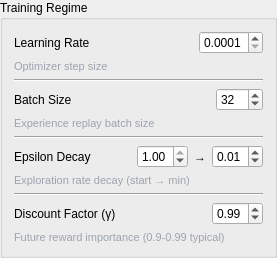
                                <widget class="QGroupBox" name="trainingRegimeGroup">
                                    <property name="title">
                                        <string>Training Regime</string>
                                    </property>
                                    <layout class="QVBoxLayout" name="trainingRegimeLayout">
                                        <!-- Learning Rate -->
                                        <item>
                                            <layout class="QHBoxLayout">
                                                <item>
                                                    <widget class="QLabel" name="learningRateLabel">
                                                        <property name="text">
                                                            <string>Learning Rate</string>
                                                        </property>
                                                    </widget>
                                                </item>
                                                <item>
                                                    <spacer name="horizontalSpacer4">
                                                        <property name="orientation">
                                                            <enum>Qt::Horizontal</enum>
                                                        </property>
                                                        <property name="sizeHint" stdset="0">
                                                            <size>
                                                                <width>40</width>
                                                                <height>20</height>
                                                            </size>
                                                        </property>
                                                    </spacer>
                                                </item>
                                                <item>
                                                    <widget class="QDoubleSpinBox" name="learningRateSpinBox">
                                                        <property name="decimals">
                                                            <number>4</number>
                                                        </property>
                                                        <property name="minimum">
                                                            <double>0.0001</double>
                                                        </property>
                                                        <property name="maximum">
                                                            <double>1.0000</double>
                                                        </property>
                                                        <property name="singleStep">
                                                            <double>0.0001</double>
                                                        </property>
                                                        <property name="value">
                                                            <double>0.0001</double>
                                                        </property>
                                                    </widget>
                                                </item>
                                            </layout>
                                        </item>
                                        <item>
                                            <widget class="QLabel" name="learningRateDesc">
                                                <property name="text">
                                                    <string>Optimizer step size</string>
                                                </property>
                                                <property name="styleSheet">
                                                    <string>color: #9CA3AF; font-size: 11px;</string>
                                                </property>
                                            </widget>
                                        </item>
                                        <item>
                                            <widget class="Line" name="line3">
                                                <property name="orientation">
                                                    <enum>Qt::Horizontal</enum>
                                                </property>
                                            </widget>
                                        </item>

                                        <!-- Batch Size -->
                                        <item>
                                            <layout class="QHBoxLayout">
                                                <item>
                                                    <widget class="QLabel" name="batchSizeLabel">
                                                        <property name="text">
                                                            <string>Batch Size</string>
                                                        </property>
                                                    </widget>
                                                </item>
                                                <item>
                                                    <spacer name="horizontalSpacer5">
                                                        <property name="orientation">
                                                            <enum>Qt::Horizontal</enum>
                                                        </property>
                                                        <property name="sizeHint" stdset="0">
                                                            <size>
                                                                <width>40</width>
                                                                <height>20</height>
                                                            </size>
                                                        </property>
                                                    </spacer>
                                                </item>
                                                <item>
                                                    <widget class="QSpinBox" name="batchSizeSpinBox">
                                                        <property name="minimum">
                                                            <number>8</number>
                                                        </property>
                                                        <property name="maximum">
                                                            <number>512</number>
                                                        </property>
                                                        <property name="singleStep">
                                                            <number>8</number>
                                                        </property>
                                                        <property name="value">
                                                            <number>32</number>
                                                        </property>
                                                    </widget>
                                                </item>
                                            </layout>
                                        </item>
                                        <item>
                                            <widget class="QLabel" name="batchSizeDesc">
                                                <property name="text">
                                                    <string>Experience replay batch size</string>
                                                </property>
                                                <property name="styleSheet">
                                                    <string>color: #9CA3AF; font-size: 11px;</string>
                                                </property>
                                            </widget>
                                        </item>
                                        <item>
                                            <widget class="Line" name="line4">
                                                <property name="orientation">
                                                    <enum>Qt::Horizontal</enum>
                                                </property>
                                            </widget>
                                        </item>

                                        <!-- Epsilon Decay -->
                                        <item>
                                            <layout class="QHBoxLayout">
                                                <item>
                                                    <widget class="QLabel" name="epsilonDecayLabel">
                                                        <property name="text">
                                                            <string>Epsilon Decay</string>
                                                        </property>
                                                    </widget>
                                                </item>
                                                <item>
                                                    <spacer name="horizontalSpacer6">
                                                        <property name="orientation">
                                                            <enum>Qt::Horizontal</enum>
                                                        </property>
                                                        <property name="sizeHint" stdset="0">
                                                            <size>
                                                                <width>40</width>
                                                                <height>20</height>
                                                            </size>
                                                        </property>
                                                    </spacer>
                                                </item>
                                                <item>
                                                    <widget class="QDoubleSpinBox" name="epsilonStartSpinBox">
                                                        <property name="decimals">
                                                            <number>2</number>
                                                        </property>
                                                        <property name="maximum">
                                                            <double>1.00</double>
                                                        </property>
                                                        <property name="singleStep">
                                                            <double>0.01</double>
                                                        </property>
                                                        <property name="value">
                                                            <double>1.00</double>
                                                        </property>
                                                    </widget>
                                                </item>
                                                <item>
                                                    <widget class="QLabel" name="epsilonArrowLabel">
                                                        <property name="text">
                                                            <string>→</string>
                                                        </property>
                                                    </widget>
                                                </item>
                                                <item>
                                                    <widget class="QDoubleSpinBox" name="epsilonMinSpinBox">
                                                        <property name="decimals">
                                                            <number>2</number>
                                                        </property>
                                                        <property name="maximum">
                                                            <double>1.00</double>
                                                        </property>
                                                        <property name="singleStep">
                                                            <double>0.01</double>
                                                        </property>
                                                        <property name="value">
                                                            <double>0.01</double>
                                                        </property>
                                                    </widget>
                                                </item>
                                            </layout>
                                        </item>
                                        <item>
                                            <widget class="QLabel" name="epsilonDecayDesc">
                                                <property name="text">
                                                    <string>Exploration rate decay (start → min)</string>
                                                </property>
                                                <property name="styleSheet">
                                                    <string>color: #9CA3AF; font-size: 11px;</string>
                                                </property>
                                            </widget>
                                        </item>
                                        <item>
                                            <widget class="Line" name="line5">
                                                <property name="orientation">
                                                    <enum>Qt::Horizontal</enum>
                                                </property>
                                            </widget>
                                        </item>

                                        <!-- Discount Factor -->
                                        <item>
                                            <layout class="QHBoxLayout">
                                                <item>
                                                    <widget class="QLabel" name="discountFactorLabel">
                                                        <property name="text">
                                                            <string>Discount Factor (γ)</string>
                                                        </property>
                                                    </widget>
                                                </item>
                                                <item>
                                                    <spacer name="horizontalSpacer7">
                                                        <property name="orientation">
                                                            <enum>Qt::Horizontal</enum>
                                                        </property>
                                                        <property name="sizeHint" stdset="0">
                                                            <size>
                                                                <width>40</width>
                                                                <height>20</height>
                                                            </size>
                                                        </property>
                                                    </spacer>
                                                </item>
                                                <item>
                                                    <widget class="QDoubleSpinBox" name="discountFactorSpinBox">
                                                        <property name="decimals">
                                                            <number>2</number>
                                                        </property>
                                                        <property name="minimum">
                                                            <double>0.50</double>
                                                        </property>
                                                        <property name="maximum">
                                                            <double>1.00</double>
                                                        </property>
                                                        <property name="singleStep">
                                                            <double>0.01</double>
                                                        </property>
                                                        <property name="value">
                                                            <double>0.99</double>
                                                        </property>
                                                    </widget>
                                                </item>
                                            </layout>
                                        </item>
                                        <item>
                                            <widget class="QLabel" name="discountFactorDesc">
                                                <property name="text">
                                                    <string>Future reward importance (0.9-0.99 typical)</string>
                                                </property>
                                                <property name="styleSheet">
                                                    <string>color: #9CA3AF; font-size: 11px;</string>
                                                </property>
                                            </widget>
                                        </item>
                                    </layout>
                                </widget>
